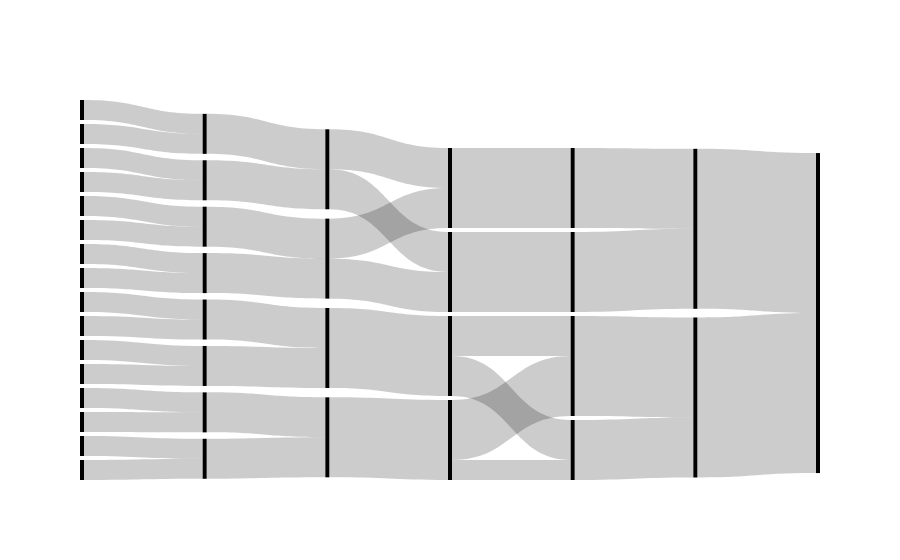

The notebook cell saved with this chart:
### Markdown cell above
# 2) MCF cartoon: Non-hiearchical

### Code cell
# define sequence of partitions
partitions_nhmsbmb = [np.array([ 0,  1,  2,  3,  4,  5,  6,  7,  8,  9, 10, 11, 12, 13, 14, 15]),
np.array([0, 0, 1, 1, 2, 2, 3, 3, 4, 4, 5, 5, 6, 6, 7, 7]),
np.array([0, 0, 0, 0, 1, 1, 1, 1, 2, 2, 2, 2, 3, 3, 3, 3]),
np.array([1, 1, 0, 0, 0,0, 1, 1, 2, 2, 2, 2, 3, 3, 3, 3]),
np.array([1, 1, 0, 0, 0,0, 1, 1, 2, 3, 3, 2, 3, 2, 3, 3]),
np.array([0, 0, 0, 0, 0, 0, 0, 0, 1, 1, 1, 1, 1, 1, 1, 1]),
np.array([0, 0, 0, 0, 0, 0, 0, 0, 0, 0, 0, 0, 0, 0, 0, 0])]

# initialise MCF object for single sequence of partitions
mcf = MCF()
mcf.load_data(partitions_nhmsbmb)

# plot Sankey
fig = mcf.plot_sankey(step=1,pad=4,color=False,thickness=4)
fig.write_image("figures/cartoon/cartoon_sankey_nh.svg")

# build filtration and compute PH for single sequence of partitions
mcf.build_filtration()
mcf.compute_persistence()

# compute persistent hierarchy
h, h_bar = mcf.compute_persistent_hierarchy()
print("Average persistent hierarchy:",round(h_bar,4))

# plot persistence diagram
ax = mcf.plot_pd(marker_size=70,alpha=0.6)
plt.savefig("figures/cartoon/cartoon_PD_nh.pdf", bbox_inches='tight')

### Figure 1 — Plotly figure (JSON) as saved in the notebook; plotly's stock layout.template omitted (floating-point values rounded to 4 significant figures)
{"data": [{"link": {"source": [0, 1, 2, 3, 4, 5, 6, 7, 8, 9, 10, 11, 12, 13, 14, 15, 16, 17, 18, 19, 20, 21, 22, 23, 24, 24, 25, 25, 26, 27, 28, 29, 30, 30, 31, 31, 32, 33, 34, 35, 36, 37], "target": [16, 16, 17, 17, 18, 18, 19, 19, 20, 20, 21, 21, 22, 22, 23, 23, 24, 24, 25, 25, 26, 26, 27, 27, 28, 29, 28, 29, 30, 31, 32, 33, 34, 35, 34, 35, 36, 36, 37, 37, 38, 38], "value": [1, 1, 1, 1, 1, 1, 1, 1, 1, 1, 1, 1, 1, 1, 1, 1, 2, 2, 2, 2, 2, 2, 2, 2, 2, 2, 2, 2, 4, 4, 4, 4, 2, 2, 1, 3, 4, 4, 3, 5, 8, 8]}, "node": {"line": {"color": "black", "width": 0}, "pad": 4, "thickness": 4}, "type": "sankey"}], "layout": {"autosize": true}}
